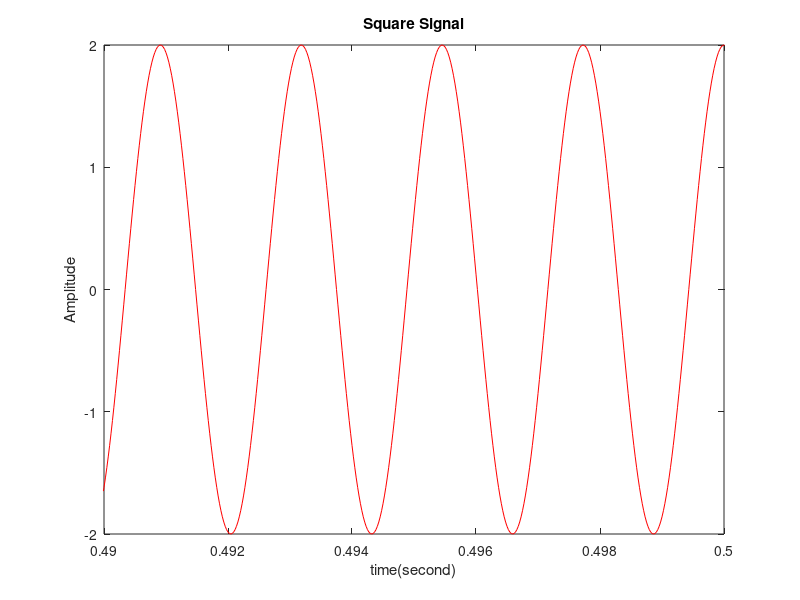

Reproduce this figure in MATLAB.
A=2; %Amplitude
stoptime=1; 
T=1/44000; %Period
t=(0:T:stoptime-T); %Time
theta=0; %phase
Fc=440; %Frequency 
Fs=1/T; %Sampling 
x = A*cos((2*pi*Fc*t)+theta); %Sinewave Equation
%Plot
plot(t,x,'r'); 
xlabel('time(second)');
ylabel('Amplitude');
title('Square Signal');
axis([0.49, 0.5,-2,2]);
